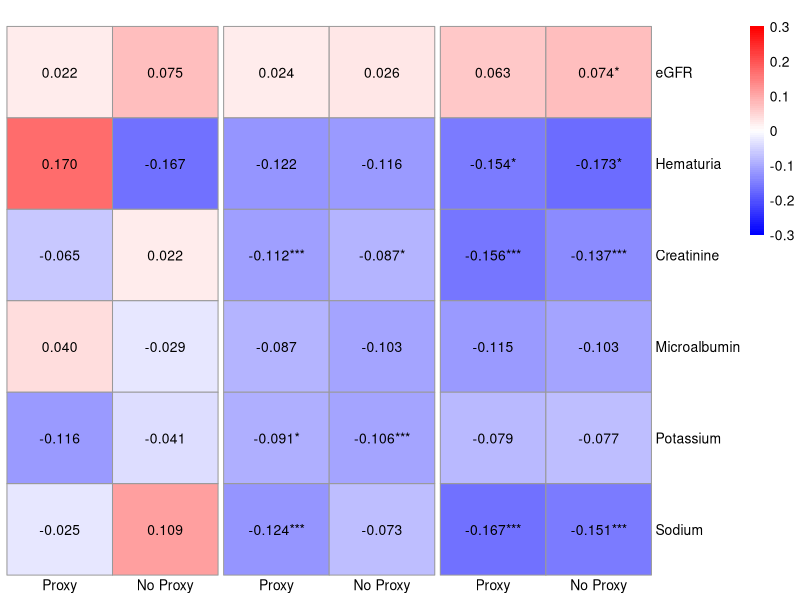

This chart was generated by the following R code: (Note: this script raises an error after producing the figure.)
# Install required packages if not already installed
# install.packages("pheatmap")

# Load the pheatmap package
library(pheatmap)
library(reshape2)
library(grid)  

# Figure 2 : heatmap AD/PD and PD meta-analyzed with and no proxy 
# Create data frame
data <- data.frame(
  Disease = c("AD_sexcombined", "AD_sexcombined", "AD_sexcombined", "AD_sexcombined", "AD_sexcombined", "AD_sexcombined",
              "NP_AD_sexcombined", "NP_AD_sexcombined", "NP_AD_sexcombined", "NP_AD_sexcombined", "NP_AD_sexcombined", "NP_AD_sexcombined", 
              "PD_sexcombined", "PD_sexcombined", "PD_sexcombined", "PD_sexcombined", "PD_sexcombined", "PD_sexcombined",
              "NP_PD_sexcombined", "NP_PD_sexcombined", "NP_PD_sexcombined", "NP_PD_sexcombined", "NP_PD_sexcombined", "NP_PD_sexcombined",
              "PD_sexcombined_meta", "PD_sexcombined_meta", "PD_sexcombined_meta", "PD_sexcombined_meta", "PD_sexcombined_meta", "PD_sexcombined_meta",
              "NP_PD_sexcombined_meta", "NP_PD_sexcombined_meta", "NP_PD_sexcombined_meta", "NP_PD_sexcombined_meta", "NP_PD_sexcombined_meta", "NP_PD_sexcombined_meta"),
  Traits = c("Hematuria", "Microalbumin", "Creatinine", "Potassium", "Sodium", "eGFR",
             "Hematuria", "Microalbumin", "Creatinine", "Potassium", "Sodium", "eGFR",
             "Hematuria", "Microalbumin", "Creatinine", "Potassium", "Sodium", "eGFR",
             "Hematuria", "Microalbumin", "Creatinine", "Potassium", "Sodium", "eGFR",
             "Hematuria", "Microalbumin", "Creatinine", "Potassium", "Sodium", "eGFR",
             "Hematuria", "Microalbumin", "Creatinine", "Potassium", "Sodium", "eGFR"),
  Rg = c(0.1702, 0.0401, -0.0651, -0.1156, -0.0245, 0.0222,
         -0.1668, -0.0293, 0.022, -0.0408, 0.1092, 0.075,
         -0.1218, -0.0873, -0.1124, -0.0915, -0.1238, 0.0236,
         -0.1160, -0.1027, -0.0871, -0.1062, -0.0726, 0.0262,
         -0.1542, -0.1149, -0.1561, -0.0789, -0.1672, 0.0627,
         -0.1728, -0.1033, -0.1369, -0.0769, -0.1513, 0.0742),
  P_value = c(0.1444, 0.7217, 0.2199, 0.0763, 0.6343, 0.6867,
              0.1057, 0.8025, 0.7123, 0.5358, 0.0678, 0.109,
              0.0991, 0.2253, 0.0014, 0.0208, 0.0009, 0.4872,
              0.1501, 0.1376, 0.0115, 0.0066, 0.0545, 0.419,
              0.0219, 0.1483, 0.00000089915, 0.0515, 0.00000053694, 0.0735,
              0.011, 0.2532, 0.000086083, 0.0827, 0.000010169, 0.0464))

# Remove rows with missing Rg values
data <- data[!is.na(data$Rg), ]

# Add significance asterisks based on P_value
data$Significance <- ifelse(data$P_value < 0.008, "***", 
                            ifelse(data$P_value < 0.01, "**", 
                                   ifelse(data$P_value < 0.05, "*", "")))

# Reshape the data into a matrix for pheatmap
heatmap_data <- reshape2::acast(data, Traits ~ Disease, value.var = "Rg")
significance_data <- acast(data, Traits ~ Disease, value.var = "Significance")

# Reorder the traits and diseases
ordered_traits <- c("eGFR", "Hematuria", "Creatinine", "Microalbumin", "Potassium", "Sodium")
ordered_diseases <- c("AD_sexcombined", "NP_AD_sexcombined", "PD_sexcombined", "NP_PD_sexcombined", "PD_sexcombined_meta", "NP_PD_sexcombined_meta")

# Ensure columns are in the correct order
heatmap_data <- heatmap_data[ordered_traits, ordered_diseases]
significance_data <- significance_data[ordered_traits, ordered_diseases]

# Define a color palette with 0 as white, negative values as blue, and positive as red
color_palette <- colorRampPalette(c("blue", "white", "red"))(100)

fixed_range <- 0.3

custom_display <- function(values, significance) {
  # Combine the values and significance annotations
  formatted_data <- matrix(sprintf("%.3f%s", values, significance), 
                           nrow = nrow(values), 
                           dimnames = dimnames(values))
  return(formatted_data)
}


pheatmap(heatmap_data, 
         cluster_rows = FALSE, 
         cluster_cols = FALSE, 
         display_numbers = custom_display(heatmap_data, significance_data), 
         color = color_palette, 
         number_color = "black",
         breaks = seq(-fixed_range, fixed_range, length.out = 101), 
         labels_col = c("Proxy", "No Proxy", "Proxy", "No Proxy", "Proxy", "No Proxy"),
         angle_col = 0, 
         gaps_col = c(2,4),
         main = " ",
         fontsize_number = 10)


# Fig sup 1. Heatmap of AD and PD with proxies
# Create the dataframe for AD/PD heatmap
data <- data.frame(
  Disease = c("AD_sexcombined", "AD_sexcombined", "AD_sexcombined", "AD_sexcombined", "AD_sexcombined", "AD_sexcombined",
              "AD_male", "AD_male", "AD_male", "AD_male", "AD_male", "AD_male",
              "AD_female", "AD_female", "AD_female", "AD_female", "AD_female", "AD_female",
              "PD_sexcombined", "PD_sexcombined", "PD_sexcombined", "PD_sexcombined", "PD_sexcombined", "PD_sexcombined",
              "PD_sexcombined_meta", "PD_sexcombined_meta", "PD_sexcombined_meta", "PD_sexcombined_meta", "PD_sexcombined_meta", "PD_sexcombined_meta",
              "PD_male", "PD_male", "PD_male", "PD_male", "PD_male", "PD_male",
              "PD_male", "PD_male", "PD_male", "PD_male", "PD_male", "PD_male",
              "PD_female", "PD_female", "PD_female", "PD_female", "PD_female", "PD_female"),
  Traits = c("Hematuria", "Microalbumin", "Creatinine", "Potassium", "Sodium", "eGFR",
             "Hematuria", "Microalbumin", "Creatinine", "Potassium", "Sodium", "eGFR",
             "Hematuria", "Microalbumin", "Creatinine", "Potassium", "Sodium", "eGFR",
             "Hematuria", "Microalbumin", "Creatinine", "Potassium", "Sodium", "eGFR",
             "Hematuria", "Microalbumin", "Creatinine", "Potassium", "Sodium", "eGFR",
             "Hematuria", "Microalbumin", "Creatinine", "Potassium", "Sodium", "eGFR",
             "Hematuria", "Microalbumin", "Creatinine", "Potassium", "Sodium", "eGFR"),
  Rg = c(0.1702, 0.0401, -0.0651, -0.1156, -0.0245, 0.0222,
         -0.1443, -0.2499, -0.0995, -0.216, 0.0408, 0.0158,
         0.0624, -0.2769, 0.0034, -0.0705, -0.1937, 0.0059,
         -0.1218, -0.0873, -0.1124, -0.0915, -0.1238, 0.0236,
         -0.1542, -0.1149, -0.1561, -0.0789, -0.1672, 0.0627,
         -0.1959, -0.1173, -0.0601, 0.0725, -0.0878, 0.012,
         -0.3245, -0.1497, -0.2061, -0.1495, -0.1869, 0.0668),
  P_value = c(0.1444, 0.7217, 0.2199, 0.0763, 0.6343, 0.6867,
              0.6121, 0.4076, 0.4931, 0.2463, 0.7852, 0.9005,
              0.7705, 0.3427, 0.9714, 0.53305, 0.0757, 0.94,
              0.0991, 0.2253, 0.0014, 0.0208, 0.0009, 0.4872,
              0.0219, 0.1483, 0.00000089915, 0.0515, 0.00000053694, 0.0735,
              0.1071, 0.2959, 0.2312, 0.2891, 0.0909, 0.8002,
              0.0056, 0.4406, 0.0003, 0.0077, 0.0004, 0.213)
)

# Remove rows with missing Rg values
data <- data[!is.na(data$Rg), ]

# Add significance asterisks based on P_value
data$Significance <- ifelse(data$P_value < 0.008, "***", 
                            ifelse(data$P_value < 0.01, "**", 
                                   ifelse(data$P_value < 0.05, "*", "")))

# Reshape the data into a matrix for pheatmap
heatmap_data <- reshape2::acast(data, Traits ~ Disease, value.var = "Rg")
significance_data <- acast(data, Traits ~ Disease, value.var = "Significance")

# Reorder the traits and diseases
ordered_traits <- c("eGFR", "Hematuria", "Creatinine", "Microalbumin", "Potassium", "Sodium")
ordered_diseases <- c("AD_sexcombined", "AD_male", "AD_female", "PD_sexcombined", "PD_sexcombined_meta", "PD_male", "PD_female")

# Ensure columns are in the correct order
heatmap_data <- heatmap_data[ordered_traits, ordered_diseases]
significance_data <- significance_data[ordered_traits, ordered_diseases]

# Define a color palette with 0 as white, negative values as blue, and positive as red
color_palette <- colorRampPalette(c("blue", "white", "red"))(100)

# Function for displaying numbers with significance
custom_display <- function(values, significance) {
  matrix(sprintf("%.3f%s", values, significance), nrow = nrow(values), dimnames = dimnames(values))
}

# Set a fixed range for the legend
fixed_range <- 0.5            # fixed-range = 0.25 for supplemetary heatmap

# Create the heatmap
pheatmap(heatmap_data, 
         cluster_rows = FALSE, 
         cluster_cols = FALSE, 
         display_numbers = custom_display(heatmap_data, significance_data), 
         color = color_palette, 
         breaks = seq(-fixed_range, fixed_range, length.out = 101), 
         number_color = "black",
         gaps_col = c(3),
         labels_col = c("Sex-\ncombined", "Male", "Female", "Sex-\ncombined", "Sex-\ncombined\nmeta-analyzed", "Male", "Female"),  #Change the labels for different data used
         main = " ",
         angle_col = 0,
         fontsize_number = 10)


### Fig 3. Heatmap for PD with and No proxy

# Create the data frame for PD and No Proxy PD
data <- data.frame(
  Disease = c("PD_sexcombined", "PD_sexcombined", "PD_sexcombined", "PD_sexcombined", "PD_sexcombined", "PD_sexcombined",
              "NP_PD_sexcombined", "NP_PD_sexcombined", "NP_PD_sexcombined", "NP_PD_sexcombined", "NP_PD_sexcombined", "NP_PD_sexcombined",
              "PD_sexcombined_meta", "PD_sexcombined_meta", "PD_sexcombined_meta", "PD_sexcombined_meta", "PD_sexcombined_meta", "PD_sexcombined_meta",
              "NP_PD_sexcombined_meta", "NP_PD_sexcombined_meta", "NP_PD_sexcombined_meta", "NP_PD_sexcombined_meta", "NP_PD_sexcombined_meta", "NP_PD_sexcombined_meta",
              "PD_male", "PD_male", "PD_male", "PD_male", "PD_male", "PD_male",
              "NP_PD_male", "NP_PD_male", "NP_PD_male", "NP_PD_male", "NP_PD_male", "NP_PD_male",
              "PD_female", "PD_female", "PD_female", "PD_female", "PD_female", "PD_female",
              "NP_PD_female", "NP_PD_female", "NP_PD_female", "NP_PD_female", "NP_PD_female", "NP_PD_female"),
  Traits = c(rep(c("Creatinine", "eGFR", "Hematuria", "Microalbumin", "Potassium", "Sodium"), 8)),
  Rg = c(-0.1124, 0.0236, -0.1218, -0.0873, -0.0915, -0.1238,  # PD_sexcombined
         -0.0871, 0.0262, -0.1160, -0.1027, -0.1062, -0.0726,  # No_proxy_PD_sexcombined
         -0.1561, 0.0627, -0.1543, -0.1149, -0.0789, -0.1672,  # PD_sexcombined_meta_analyzed
         -0.1369, 0.0742, -0.1728, -0.1033, -0.0769, -0.1513,   # NP_PD_sexcombined_meta_analyzed
         -0.0601, 0.012, -0.1959, -0.1173, 0.0725, -0.0878,  # PD_male
         -0.0466, -0.0003, -0.1681, -0.0573, 0.0557, -0.1197,  # No_proxy_PD_male
         -0.2061, 0.0668, -0.3245, -0.1497, -0.1495, -0.1869,  # PD_female
         -0.2125, 0.0955, -0.3343, -0.2015, -0.1214, -0.2013),  # No_proxy_PD_female
  P_value = c(0.0014, 0.4872, 0.0991, 0.2253, 0.0208, 0.0009,  # PD_sexcombined
              0.0115, 0.419, 0.1501, 0.1376, 0.0066, 0.0545,  # No_proxy_PD_sexcombined
              0.00000089915, 0.0735, 0.0219, 0.1483, 0.0515, 0.00000053694, # PD_sexcombined_meta_analyzed 
              0.000086083, 0.0464, 0.011, 0.2532, 0.0827, 0.000010169,   # NP_PD_sexcombined_meta_analyzed 
              0.2312, 0.8002, 0.1071, 0.2959, 0.2891, 0.0909,  # PD_male
              0.3881, 0.995, 0.1742, 0.6188, 0.4405, 0.0326,  # No_proxy_PD_male
              0.0003, 0.213, 0.0056, 0.4406, 0.0077, 0.0004,  # PD_female
              0.0004, 0.1009, 0.0092, 0.3709, 0.0446, 9.8933e-05)  # No_proxy_PD_female
)

# Remove rows with missing Rg values
data <- data[!is.na(data$Rg), ]

# Add significance asterisks based on P_value
data$Significance <- ifelse(data$P_value < 0.008, "***", 
                            ifelse(data$P_value < 0.01, "**", 
                                   ifelse(data$P_value < 0.05, "*", "")))

# Reshape the data into a matrix for pheatmap
heatmap_data <- acast(data, Traits ~ Disease, value.var = "Rg")
significance_data <- acast(data, Traits ~ Disease, value.var = "Significance")

# Reorder the diseases and traits in the desired order
ordered_traits <- c("eGFR", "Hematuria", "Creatinine", "Microalbumin", "Potassium", "Sodium")
ordered_diseases <- c("PD_sexcombined", "NP_PD_sexcombined", "PD_sexcombined_meta", "NP_PD_sexcombined_meta", "PD_male", "NP_PD_male", "PD_female", "NP_PD_female")

# Ensure columns are in the correct order
heatmap_data <- heatmap_data[ordered_traits, ordered_diseases]
significance_data <- significance_data[ordered_traits, ordered_diseases]

# Define a color palette with 0 as white, negative values as blue, and positive as red
color_palette <- colorRampPalette(c("blue", "white", "red"))(100)

fixed_range <- 0.50

custom_display <- function(values, significance) {
  # Combine the values and significance annotations
  formatted_data <- matrix(sprintf("%.3f%s", values, significance), 
                           nrow = nrow(values), 
                           dimnames = dimnames(values))
  return(formatted_data)
}

# Create heatmap
pheatmap(heatmap_data, 
         cluster_rows = FALSE, 
         cluster_cols = FALSE, 
         display_numbers = custom_display(heatmap_data, significance_data), 
         color = color_palette, 
         breaks = seq(-fixed_range, fixed_range, length.out = 101), 
         fontsize_number = 10,
         number_color = "black",  # Set number color to black
         labels_col = c("Proxy", "No Proxy", "Proxy", "No Proxy", "Proxy", "No Proxy", "Proxy", "No Proxy"), # Add the custom labels for columns
         angle_col = 0,
         gaps_col = c(2,4,6),
         main = " "
)
